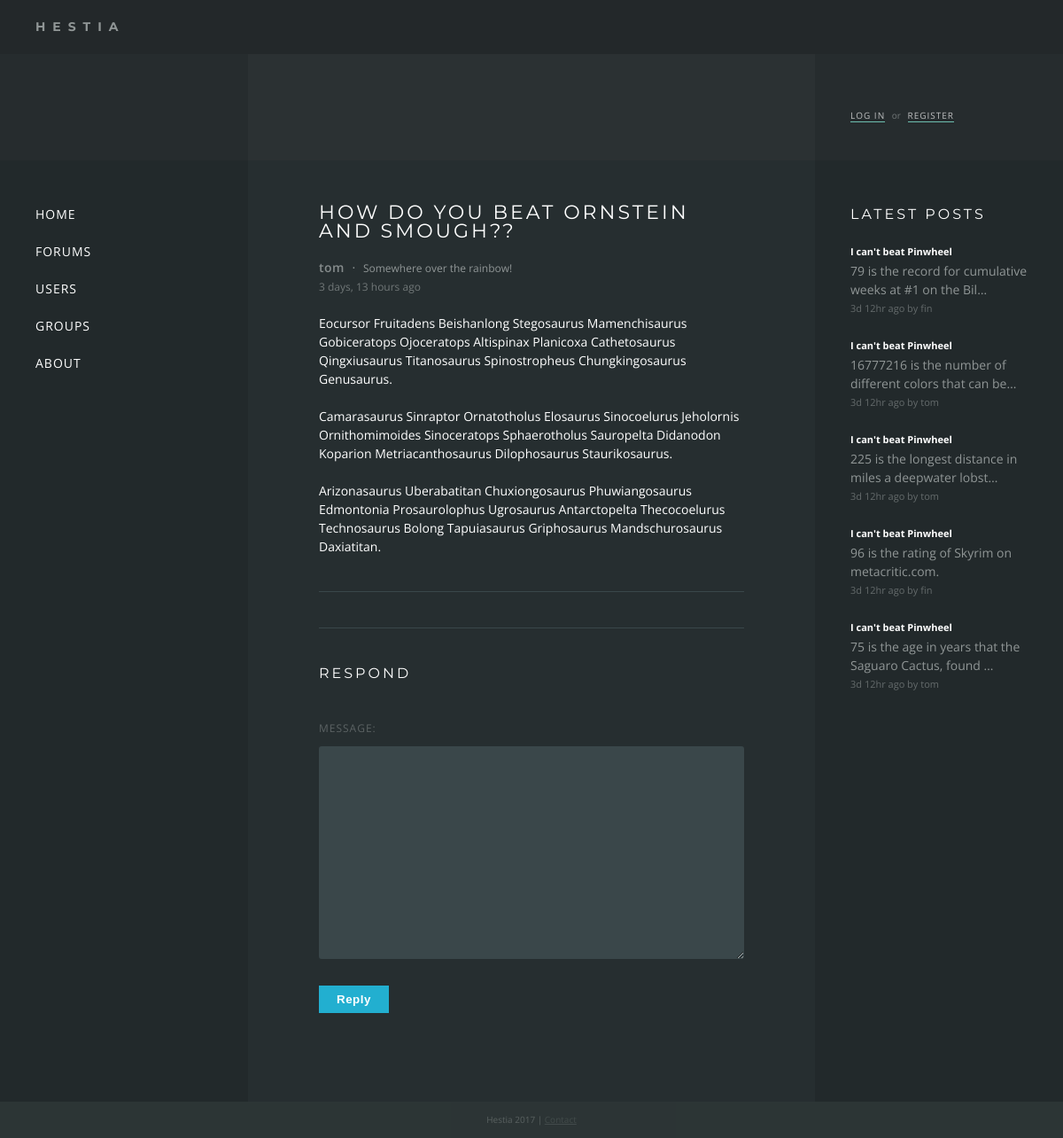
The app's page /forums/112/, older data.
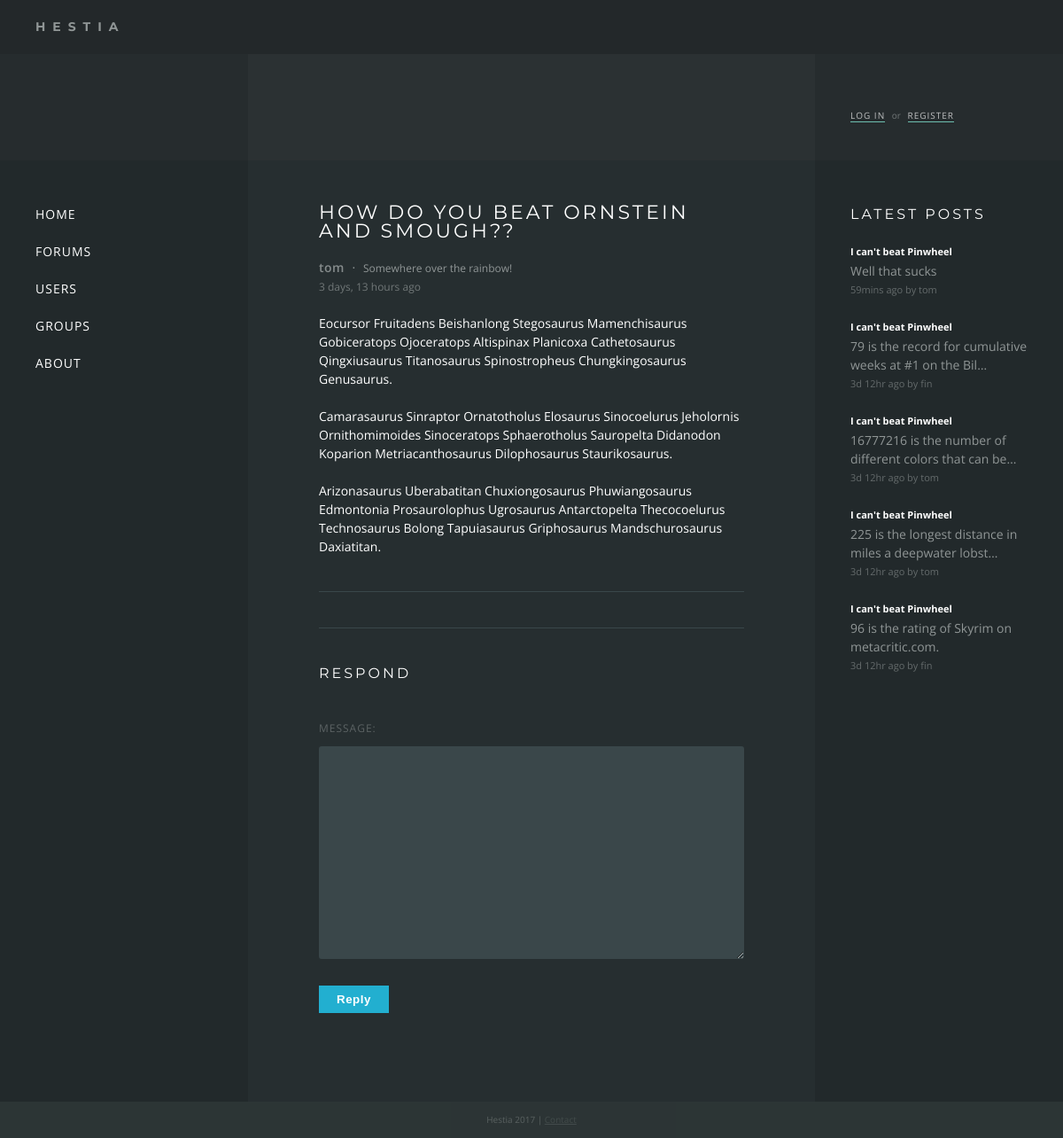
The same page, newer data.
### forums/models.py (models this page shows, shortened)
class Response(models.Model):
    thread = models.ForeignKey(Thread, on_delete=models.CASCADE)
    poster = models.ForeignKey(settings.AUTH_USER_MODEL)
    message = models.CharField(max_length=200)
    posted = models.DateTimeField('date posted')

class Thread(models.Model):
    title = models.CharField(max_length=200)
    message = models.CharField(max_length=200)
    posted = models.DateTimeField('date posted')
    poster = models.ForeignKey(settings.AUTH_USER_MODEL, null=True)
    def was_posted_recently(self):
    	now = timezone.now()
    	return now - datetime.timedelta(days=1) <= self.posted <= now
    was_posted_recently.posted  = True
    was_posted_recently.boolean = True
    was_posted_recently.short_description = 'Published recently?'

### forums/views.py (the view)
# urls.py: url(r'^(?P<thread_id>[0-9]+)/$', views.view, name='view'),
def view(request, thread_id):
    thread = get_object_or_404(Thread, pk=thread_id)
    responses_all = thread.response_set.all()
    paginator = Paginator(responses_all, 15)
    page = request.GET.get('page')
    try:
        responses = paginator.page(page)
    except PageNotAnInteger:
        if(page == 'last'):
            responses = paginator.page(paginator.num_pages)
        else:
            responses = paginator.page(1)
    except EmptyPage:
        responses = paginator.page(paginator.num_pages)
    form = ResponseForm()
    page_numbers = range(1, paginator.num_pages + 1)
    return render(request, 'forums/view.html', {'thread':thread, 'responses': responses, 'form': form, 'page_numbers': page_numbers})

### forums/forms.py
class ResponseForm(forms.Form):
    message = forms.CharField(min_length=10, widget=forms.Textarea(attrs={'class' : 'tinymce'}))

### forums/templates/forums/view.html (shortened to what this page needs)
{% extends "base.html" %}
{% block content %}
<div class="thread">
	<div class="first">
		<h1>{% block title %}{{ thread.title }}{% endblock %}</h1>
		<div class="pagination pagination-top">
		</div>
        {% if responses.number == 1 %}
			<div class="poster">
				<div class="name"><a href="/users/profile/{{ thread.poster }}">{{ thread.poster }}</a></div>
					<span>&middot;</span>
				<div class="location">{{ thread.poster.profile.location }}</div>
			</div>
			<div class="time">{{ thread.posted|timesince }} ago</div>
			<div class="post">{{ thread.message|safe }}</div>
		{% endif %}
	</div>
	<div class="pagination">
	</div>
	<div class="respond">
	<h2>Respond</h2>
		<form action="/forums/{{ thread.id }}/respond/" method="post" novalidate>
		{{ form }}
		<button type="submit" class="button button-primary">Reply</button>
		</form>
	</div>
</div>
{% endblock %}

### templates/base.html (shortened to what this page needs)
{% load static %}
{% load timesinceshort %}
<!DOCTYPE html>
<html>
<head>
	<link rel="stylesheet" type="text/css" href="{% static 'forums/style.css' %}" />
</head>
<body>
<div class="wrapper">
	<div class="header"><div class="title">Hestia</div></div>
	<div class="hero">
		<div class="box sidebar">
		</div>
		<div class="box content">
		</div>
		<div class="box sidebar auth">
		{% if user.is_authenticated %}
			<div class="name">Hello, <a href="/users/profile/{{ user.username }}">{{ user.username }}</a></div>
			<a href="/users/logout">Log out</a>
		{% else %}
			<a href="/users/login">Log in</a> <span>or</span> <a href="/users/register">Register</a>
		{% endif %}
		</div>
	</div>
	<div class="main">
		<div class="box sidebar">
			<nav>
			<ul>
			<li><a href="/">Home</a></li>
			<li><a href="/forums">Forums</a></li>
			<li><a href="/users">Users</a></li>
			<li><a href="/groups">Groups</a></li>
			<li><a href="/about">About</a></li>
			</ul>
			</nav>
		</div>
		<div class="box content">
			{% block content %}{% endblock %}
		</div>
		<div class="box sidebar">
			<div class="recent-responses">
				<h2>Latest Posts</h2>
				{% for recent_response in request.recent_responses %}
				<div class="response">
					<a href="/forums/{{ recent_response.thread.id }}?page=last#{{ recent_response.id }}">
						<div class="text-small title"><b>{{ recent_response.thread.title }}</b></div><br>
						{{ recent_response.message|striptags|truncatechars:55 }}
						<div class="text-small posted">{{ recent_response.posted|timesinceshort }} ago by {{ recent_response.poster.username }}</div>
					</a>
				</div>
				{% endfor %}
			</div>
		</div>
	</div>
	<div class="footer">Hestia 2017 | <a href="">Contact</a></div>
</div>
</body>
</html>

Row changes from the older to the newer data that the page shows:
no longer on this page (row unchanged): Response: thread "I can't beat Pinwheel", message "75 is the age in years that the Saguaro Cactus, found …", posted "3d 12hr", poster.username "tom"
added Response: thread "I can't beat Pinwheel", message "Well that sucks", posted "59mins", poster.username "tom"
